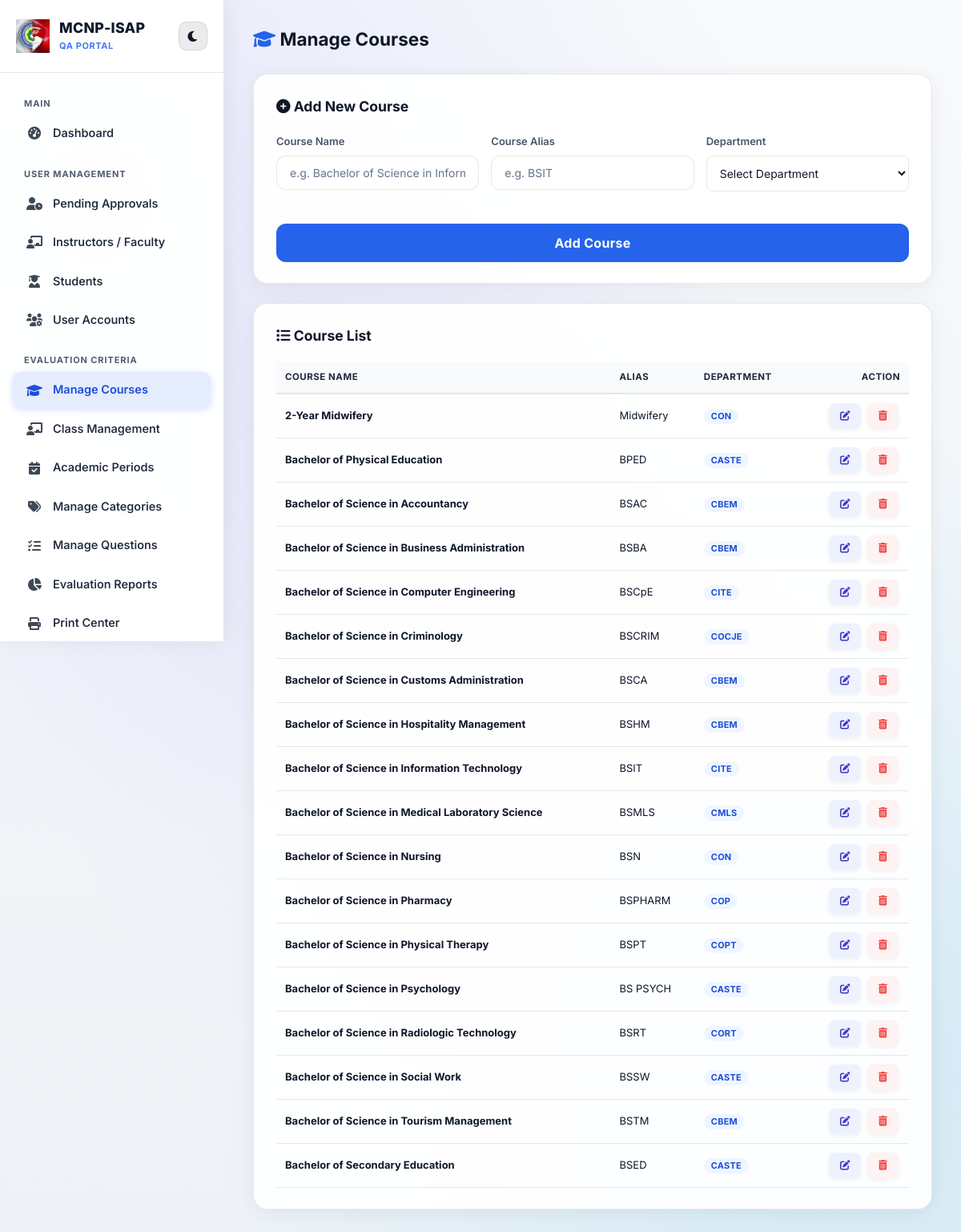
/manage_courses.php (signed in), run on the app's committed database.
### tables this page shows
CREATE TABLE `courses` (
  `id` int(11) NOT NULL AUTO_INCREMENT,
  `dept_id` int(11) NOT NULL,
  `course_name` varchar(150) NOT NULL,
  `course_alias` varchar(20) NOT NULL,
  PRIMARY KEY (`id`),
  UNIQUE KEY `course_alias` (`course_alias`),
  KEY `dept_id` (`dept_id`),
  CONSTRAINT `courses_ibfk_1` FOREIGN KEY (`dept_id`) REFERENCES `departments` (`id`) ON DELETE CASCADE
);

CREATE TABLE `departments` (
  `id` int(11) NOT NULL AUTO_INCREMENT,
  `dept_name` varchar(150) NOT NULL,
  `dept_alias` varchar(20) NOT NULL,
  PRIMARY KEY (`id`),
  UNIQUE KEY `dept_alias` (`dept_alias`)
);

### manage_courses.php (the view, shortened to what this page needs)
<?php
$edit_course = null;
?>
<!DOCTYPE html>
<html>
<head>
    <link rel="stylesheet" href="style.css?v=<?php echo filemtime('style.css'); ?>">
    <link rel="stylesheet" href="https://cdnjs.cloudflare.com/ajax/libs/font-awesome/6.0.0/css/all.min.css">
</head>
<body class="dashboard-body">
<div class="split-container">
    <?php
    include 'admin_sidebar.php';
    ?>
    <main class="main-content">
        <div style="display:flex; justify-content:space-between; align-items:center; margin-bottom:25px;">
            <h2 style="color:var(--text-main);"><i class="fas fa-graduation-cap" style="color:var(--accent);"></i> Manage Courses</h2>
        </div>
        <div class="card">
            <h3 style="margin-bottom:20px;"><i class="fas fa-plus-circle"></i> <?php echo $edit_course ? 'Edit' : 'Add New'; ?> Course</h3>
            <form method="POST" style="display:grid; grid-template-columns:repeat(auto-fit, minmax(240px, 1fr)); gap:15px;">
                <div class="input-group">
                    <div class="input-label">Course Name</div>
                    <input type="text" name="course_name" value="<?php echo htmlspecialchars($edit_course['course_name'] ?? ''); ?>" placeholder="e.g. Bachelor of Science in Information Technology" required>
                </div>
                <div class="input-group">
                    <div class="input-label">Course Alias</div>
                    <input type="text" name="course_alias" value="<?php echo htmlspecialchars($edit_course['course_alias'] ?? ''); ?>" placeholder="e.g. BSIT" required>
                </div>
                <div class="input-group">
                    <div class="input-label">Department</div>
                    <select name="dept_id" required style="width:100%; padding:12px; border:1px solid var(--border-color); border-radius:8px; background:var(--input-bg); color:var(--text-main);">
                        <option value="" disabled selected>Select Department</option>
                    </select>
                </div>
                <button type="submit" name="save_course" class="login-btn" style="grid-column: 1 / -1;"><?php echo $edit_course ? 'Update' : 'Add'; ?> Course</button>
            </form>
        </div>
        <div class="card">
            <h3 style="margin-bottom:20px;"><i class="fas fa-list"></i> Course List</h3>
            <div class="table-responsive">
            <table class="table-modern">
                <thead>
                    <tr>
                        <th>Course Name</th>
                        <th>Alias</th>
                        <th>Department</th>
                        <th style="text-align:right;">Action</th>
                    </tr>
                </thead>
                <tbody>
                    <?php
                    $courses = $conn->query("SELECT c.*, d.dept_alias FROM courses c JOIN departments d ON c.dept_id = d.id ORDER BY c.course_name ASC");
                    while ($row = $courses->fetch_assoc()):
                    ?>
                    <tr>
                        <td><strong><?php echo htmlspecialchars($row['course_name']); ?></strong></td>
                        <td><?php echo htmlspecialchars($row['course_alias']); ?></td>
                        <td><span class="category-badge"><?php echo htmlspecialchars($row['dept_alias']); ?></span></td>
                        <td style="text-align:right;">
                            <a href="manage_courses.php?edit=<?php echo $row['id']; ?>" class="btn-action" style="background:#eef2ff; color:#4338ca;"><i class="fas fa-edit"></i></a>
                            <a href="manage_courses.php?delete=<?php echo $row['id']; ?>" class="btn-action btn-delete" onclick="return confirm('Delete this course?')"><i class="fas fa-trash-alt"></i></a>
                        </td>
                    </tr>
                    <?php endwhile; ?>
                </tbody>
            </table>
            </div>
        </div>
    </main>
</div>
</body>
</html>

### data on the page
courses: course_name "2-Year Midwifery", course_alias "Midwifery", dept.dept_alias "CON"
courses: course_name "Bachelor of Physical Education", course_alias "BPED", dept.dept_alias "CASTE"
courses: course_name "Bachelor of Science in Accountancy", course_alias "BSAC", dept.dept_alias "CBEM"
courses: course_name "Bachelor of Science in Business Administration", course_alias "BSBA", dept.dept_alias "CBEM"
courses: course_name "Bachelor of Science in Computer Engineering", course_alias "BSCpE", dept.dept_alias "CITE"
courses: course_name "Bachelor of Science in Criminology", course_alias "BSCRIM", dept.dept_alias "COCJE"
courses: course_name "Bachelor of Science in Customs Administration", course_alias "BSCA", dept.dept_alias "CBEM"
courses: course_name "Bachelor of Science in Hospitality Management", course_alias "BSHM", dept.dept_alias "CBEM"
courses: course_name "Bachelor of Science in Information Technology", course_alias "BSIT", dept.dept_alias "CITE"
courses: course_name "Bachelor of Science in Medical Laboratory Science", course_alias "BSMLS", dept.dept_alias "CMLS"
courses: course_name "Bachelor of Science in Nursing", course_alias "BSN", dept.dept_alias "CON"
courses: course_name "Bachelor of Science in Pharmacy", course_alias "BSPHARM", dept.dept_alias "COP"
courses: course_name "Bachelor of Science in Physical Therapy", course_alias "BSPT", dept.dept_alias "COPT"
courses: course_name "Bachelor of Science in Psychology", course_alias "BS PSYCH", dept.dept_alias "CASTE"
courses: course_name "Bachelor of Science in Radiologic Technology", course_alias "BSRT", dept.dept_alias "CORT"
courses: course_name "Bachelor of Science in Social Work", course_alias "BSSW", dept.dept_alias "CASTE"
courses: course_name "Bachelor of Science in Tourism Management", course_alias "BSTM", dept.dept_alias "CBEM"
courses: course_name "Bachelor of Secondary Education", course_alias "BSED", dept.dept_alias "CASTE"

### other printed values
$label "Dashboard Pending Approvals Instructors / Faculty Students User Accounts Manage Courses Class Management Academic Periods Manage Categories Manage Questions Evaluation Reports Print Center"
